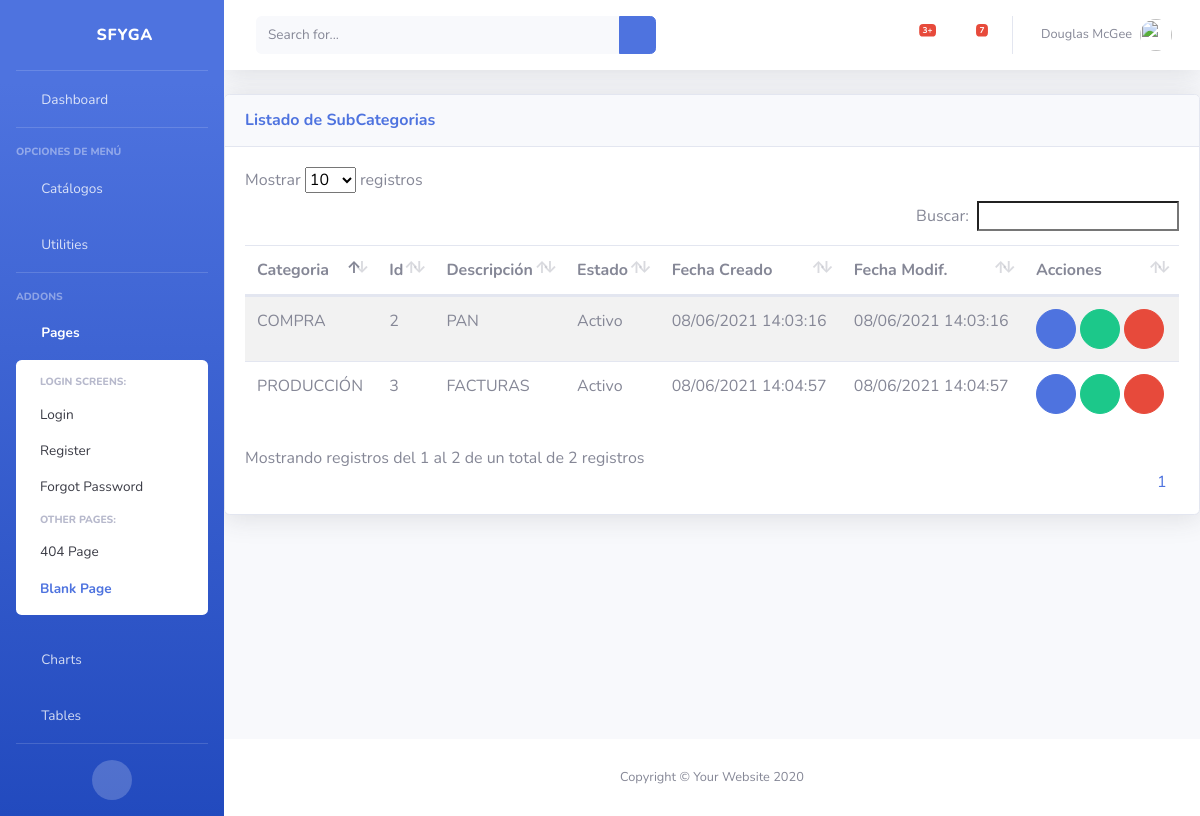
The page /inv/subcategorias/ (signed in) on the database its author committed.
### inv/models.py (models this page shows, shortened)
class SubCategoria(ClaseModelo):
    categoria = models.ForeignKey(Categoria, on_delete=models.CASCADE)
    descripcion = models.CharField( max_length=100, help_text = 'Descripción de la Categoria', unique = True )
    class Meta:
        verbose_name_plural = 'SubCategorias'
        unique_together = ('categoria','descripcion')

class Categoria(ClaseModelo):
    descripcion = models.CharField(max_length=100, help_text='Descripción de la Categoría', unique=True)
    def __str__(self):
        return '{}'.format(self.descripcion)
    class Meta:
        verbose_name_plural = 'Categorias'

### inv/views.py (the view)
# urls.py: path('subcategorias/', SubCategoriaView.as_view(), name='subcategoria_list'),
class SubCategoriaView(LoginRequiredMixin, generic.ListView):
    model = SubCategoria
    template_name = "inv/subcategoria_list.html"
    context_object_name = "obj"
    login_url = "bases:login"

### inv/templates/inv/subcategoria_list.html (shortened to what this page needs)
{% extends 'base/base.html' %}
{% block page_content %}
<div class="card shadow mb-4">
    <div
        class="card-header py-3 d-flex flex-row align-items-center justify-content-between">
        <h6 class="m-0 font-weight-bold text-primary">Listado de SubCategorias</h6>
        <div class="dropdown no-arrow">
            <a class="dropdown-toggle" href="#" role="button" id="dropdownMenuLink"
                data-toggle="dropdown" aria-haspopup="true" aria-expanded="false">
                <i class="fas fa-ellipsis-v fa-sm fa-fw text-gray-400"></i>
            </a>
        </div>
    </div>
    <div class="card-body">
        {% if not obj %}
            <div class="alert alert-info">No Hay SubCategorias</div>
        {% else %}
            <table class= "table table-striped table-hover">
                <thead>
                    <th>Categoria</th>
                    <th>Id</th>
                    <th>Descripción</th>
                    <th>Estado</th>
                    <th>Fecha Creado</th>
                    <th>Fecha Modif.</th>
                    <th class="all">Acciones</th>
                </thead>
                <tbody>
                    {% for item in obj %}
                    <tr>
                        <td>{{ item.categoria }}</td>
                        <td>{{ item.id }}</td>
                        <td>{{ item.descripcion }}</td>
                        <td>{{ item.estado| yesno:"Activo,Inactivo" }}</td>
                        <td>{{ item.fc | date:"d/m/Y H:i:s" }}</td>
                        <td>{{ item.fm | date:"d/m/Y H:i:s" }}</td>
                        <td>
                            <a href="{% url 'inv:subcategoria_edit' item.id %}" class="btn btn-primary btn-circle" role="button"><i class="fas fa-edit"></i></a>
                            {% if item.estado == True %}
                                <a href="{% url 'inv:subcategoria_inactivar' item.id %}" class="btn btn-success btn-circle" role="button"><i class="fas fa-check"></i></a>
                            {% else %}
                                <a href="{% url 'inv:subcategoria_inactivar' item.id %}" class="btn btn-warning btn-circle" role="button"><i class="fas fa-check"></i></a>
                            {% endif %}
                            <a href="{% url 'inv:subcategoria_del' item.id %}" class="btn btn-danger btn-circle" role="button"><i class="fas fa-trash-alt"></i></a>
                        </td>
                    </tr>
                    {% endfor %}
                </tbody>
            </table>
        {% endif %}
    </div>
</div>
{% endblock page_content %}

### rows shown on the page
SubCategoria: categoria "COMPRA", id "2", descripcion "PAN", estado "Activo", fc "08/06/2021 14:03:16", fm "08/06/2021 14:03:16"
SubCategoria: categoria "PRODUCCIÓN", id "3", descripcion "FACTURAS", estado "Activo", fc "08/06/2021 14:04:57", fm "08/06/2021 14:04:57"
